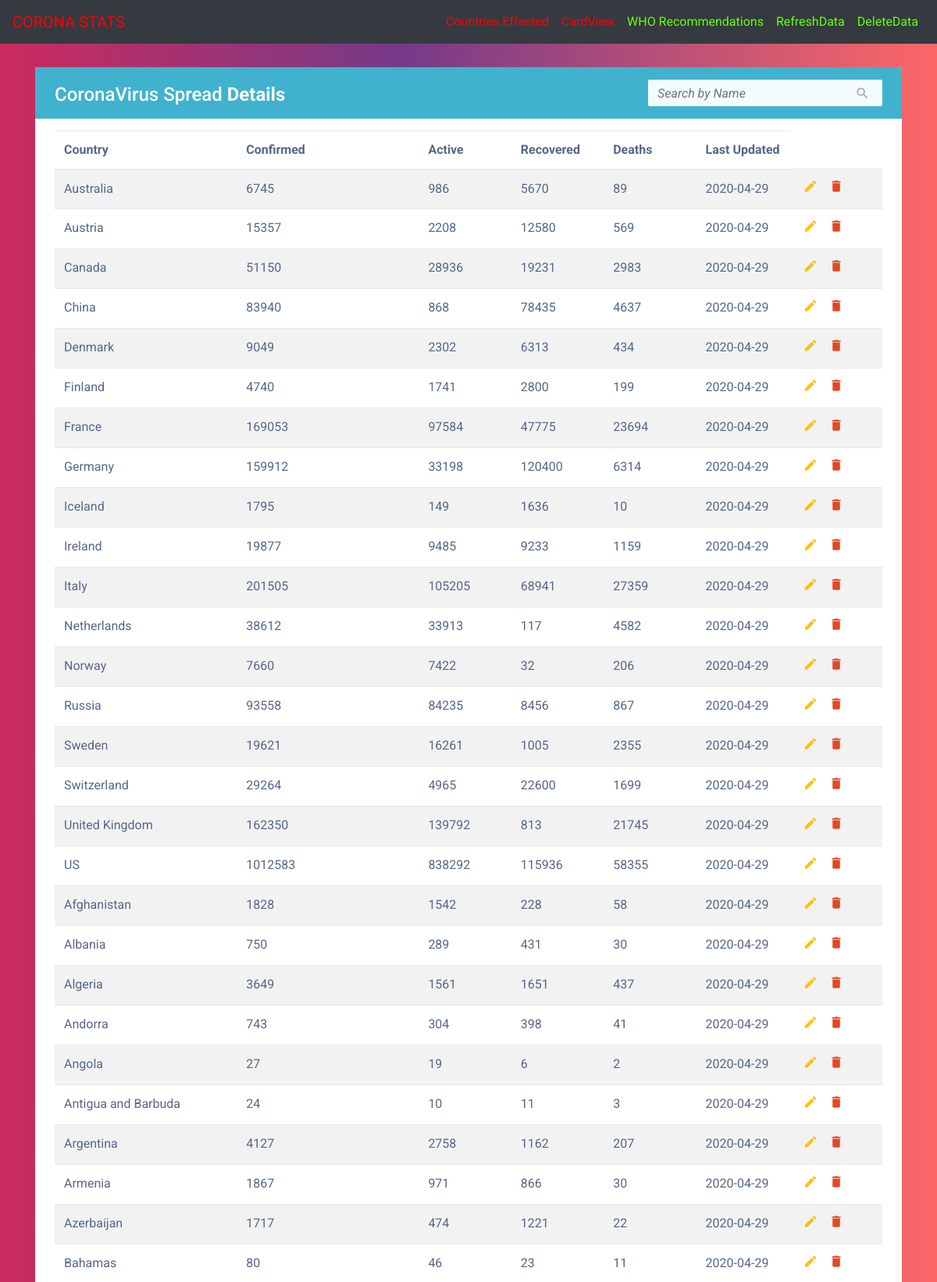
The page /tableview (upper part) on the database its author committed.
### dashboard/__init__.py (models this page shows, shortened)
class Corona(db.Model):
    __tablename__ = 'stats'
    id = db.Column(db.Integer,primary_key = True)
    country = db.Column(db.String(30),unique=True,index=True)
    deaths = db.Column(db.Integer)
    confirmed = db.Column(db.Integer)
    recovered = db.Column(db.Integer)
    active = db.Column(db.Integer)
    updated = db.Column(db.String(10))

### app.py (the view)
@app.route('/tableview')
def tableview():
    data = Corona.query.all()
    return render_template('tableview.html', data=data)

### dashboard/templates/tableview.html (shortened to what this page needs)
{% extends 'basetable.html' %}
{% block content %}
    <div class="container">
        <div class="table-wrapper">
            <div class="table-title">
                <div class="row">
					<div class="col-sm-6">
						<h2>CoronaVirus Spread <b>Details</b></h2>
					</div>
                    <div class="col-sm-6">
                        <div class="search-box">
							<div class="input-group">
								<input type="text" id="search" class="form-control" placeholder="Search by Name">
                                <span class="input-group-addon"><i class="material-icons">&#xE8B6;</i></span>
							</div>
                        </div>
                    </div>
                </div>
            </div>
            <table class="table table-striped">
                <thead>
                    <tr>
                        <th style="width: 22%;">Country</th>
                        <th style="width: 22%;">Confirmed</th>
                        <th>Active</th>
                        <th>Recovered</th>
                        <th>Deaths</th>
                        <th>Last Updated</th>
                    </tr>
                </thead>
                <tbody>
                    {% for item in data %}
                    <tr>
                        <td> {{ item.country }} </td>
                        <td> {{ item.confirmed }} </td>
                        <td> {{ item.active }} </td>
                        <td> {{ item.recovered }} </td>
                        <td> {{ item.deaths }} </td>
                        <td> {{ item.updated }} </td>
                        <td>
                            <a href="#" class="edit" title="Edit" data-toggle="tooltip"><i class="material-icons">&#xE254;</i></a>
                            <a href="#" class="delete" title="Delete" data-toggle="tooltip"><i class="material-icons">&#xE872;</i></a>
                        </td>
                    </tr>
                    {% endfor %}
                </tbody>
            </table>
        </div>
    </div>
{% endblock content %}

### dashboard/templates/basetable.html (shortened to what this page needs)
<!DOCTYPE html>
<html lang="en">
<head>
    <link rel="stylesheet" href="https://maxcdn.bootstrapcdn.com/font-awesome/4.7.0/css/font-awesome.min.css">
    <link rel="stylesheet" href="https://maxcdn.bootstrapcdn.com/bootstrap/4.0.0/css/bootstrap.min.css">
    <link rel="stylesheet" href="{{ url_for('static', filename='css/table.css') }}">
</head>
<body>
    <nav class="navbar navbar-expand-lg navbar-dark bg-dark">
        <div class="collapse navbar-collapse" id="navbarTogglerDemo01">
          <a class="navbar-brand" href="{{ url_for('home') }}" style="color: red;">CORONA STATS</a>
          <ul class="navbar-nav ml-auto">
            <li class="nav-item">
              <a class="nav-link" href="{{ url_for('tableview') }}" style="color: red;">Countries Effected</a>
            </li>
            <li class="nav-item">
              <a class="nav-link" href="{{ url_for('cards') }}" style="color: red;">CardView</a>
            </li>
            <li class="nav-item">
                <a class="nav-link" href="#" style="color: rgb(105, 255, 5);">WHO Recommendations</a>
            </li>
            <li class="nav-item">
              <a class="nav-link" href="{{ url_for('refresh') }}" style="color: rgb(105, 255, 5);">RefreshData</a>
            </li>
            <li class="nav-item">
              <a class="nav-link" href="{{ url_for('delete') }}" style="color: rgb(105, 255, 5);">DeleteData</a>
            </li>
          </ul>
        </div>
    </nav>
    {% block content %}
    {% endblock %}
</body>
</html>

### dashboard/static/css/table.css (style rules this page uses)
body { color: #566787; background: #404040; font-family: 'Roboto', sans-serif; }
.table-wrapper { background: #fff; padding: 20px 25px; margin: 30px auto; border-radius: 3px; box-shadow: 0 1px 1px rgba(0,0,0,.05); }
.table-title { color: #fff; background: #40b2cd; padding: 16px 25px; margin: -20px -25px 10px; border-radius: 3px 3px 0 0; }
.table-title h2 { margin: 5px 0 0; font-size: 24px; }
.search-box { position: relative; float: right; }
.search-box .input-group { min-width: 300px; position: absolute; right: 0; }
.search-box .input-group-addon, .search-box input { border-color: #ddd; border-radius: 0; }
.search-box input { height: 34px; padding-right: 35px; background: #f4fcfd; border: none; border-radius: 2px !important; }
.search-box input::placeholder { font-style: italic; }
.search-box .input-group-addon { min-width: 35px; border: none; background: transparent; position: absolute; right: 0; z-index: 9; padding: 6px 0; }
.search-box i { color: #a0a5b1; font-size: 19px; position: relative; top: 2px; }
table.table { table-layout: fixed; margin-top: 15px; }
table.table tr th, table.table tr td { border-color: #e9e9e9; }
table.table th:first-child { width: 60px; }
table.table th:last-child { width: 120px; }
table.table td a { color: #a0a5b1; display: inline-block; margin: 0 5px; }
table.table td a.edit { color: #FFC107; }
table.table td a.delete { color: #E34724; }
table.table td i { font-size: 19px; }

### dashboard/templates/basetable.html (style rules this page uses)
body { background: linear-gradient(90deg, #cc2b5e 0%, #753a88 43%, #fc6767 100%); }

### rows shown on the page
Corona: country "Australia", confirmed "6745", active "986", recovered "5670", deaths "89", updated "2020-04-29"
Corona: country "Austria", confirmed "15357", active "2208", recovered "12580", deaths "569", updated "2020-04-29"
Corona: country "Canada", confirmed "51150", active "28936", recovered "19231", deaths "2983", updated "2020-04-29"
Corona: country "China", confirmed "83940", active "868", recovered "78435", deaths "4637", updated "2020-04-29"
Corona: country "Denmark", confirmed "9049", active "2302", recovered "6313", deaths "434", updated "2020-04-29"
Corona: country "Finland", confirmed "4740", active "1741", recovered "2800", deaths "199", updated "2020-04-29"
Corona: country "France", confirmed "169053", active "97584", recovered "47775", deaths "23694", updated "2020-04-29"
Corona: country "Germany", confirmed "159912", active "33198", recovered "120400", deaths "6314", updated "2020-04-29"
Corona: country "Iceland", confirmed "1795", active "149", recovered "1636", deaths "10", updated "2020-04-29"
Corona: country "Ireland", confirmed "19877", active "9485", recovered "9233", deaths "1159", updated "2020-04-29"
Corona: country "Italy", confirmed "201505", active "105205", recovered "68941", deaths "27359", updated "2020-04-29"
Corona: country "Netherlands", confirmed "38612", active "33913", recovered "117", deaths "4582", updated "2020-04-29"
Corona: country "Norway", confirmed "7660", active "7422", recovered "32", deaths "206", updated "2020-04-29"
Corona: country "Russia", confirmed "93558", active "84235", recovered "8456", deaths "867", updated "2020-04-29"
Corona: country "Sweden", confirmed "19621", active "16261", recovered "1005", deaths "2355", updated "2020-04-29"
Corona: country "Switzerland", confirmed "29264", active "4965", recovered "22600", deaths "1699", updated "2020-04-29"
Corona: country "United Kingdom", confirmed "162350", active "139792", recovered "813", deaths "21745", updated "2020-04-29"
Corona: country "US", confirmed "1012583", active "838292", recovered "115936", deaths "58355", updated "2020-04-29"
Corona: country "Afghanistan", confirmed "1828", active "1542", recovered "228", deaths "58", updated "2020-04-29"
Corona: country "Albania", confirmed "750", active "289", recovered "431", deaths "30", updated "2020-04-29"
Corona: country "Algeria", confirmed "3649", active "1561", recovered "1651", deaths "437", updated "2020-04-29"
Corona: country "Andorra", confirmed "743", active "304", recovered "398", deaths "41", updated "2020-04-29"
Corona: country "Angola", confirmed "27", active "19", recovered "6", deaths "2", updated "2020-04-29"
Corona: country "Antigua and Barbuda", confirmed "24", active "10", recovered "11", deaths "3", updated "2020-04-29"
Corona: country "Argentina", confirmed "4127", active "2758", recovered "1162", deaths "207", updated "2020-04-29"
Corona: country "Armenia", confirmed "1867", active "971", recovered "866", deaths "30", updated "2020-04-29"
Corona: country "Azerbaijan", confirmed "1717", active "474", recovered "1221", deaths "22", updated "2020-04-29"
Corona: country "Bahamas", confirmed "80", active "46", recovered "23", deaths "11", updated "2020-04-29"
